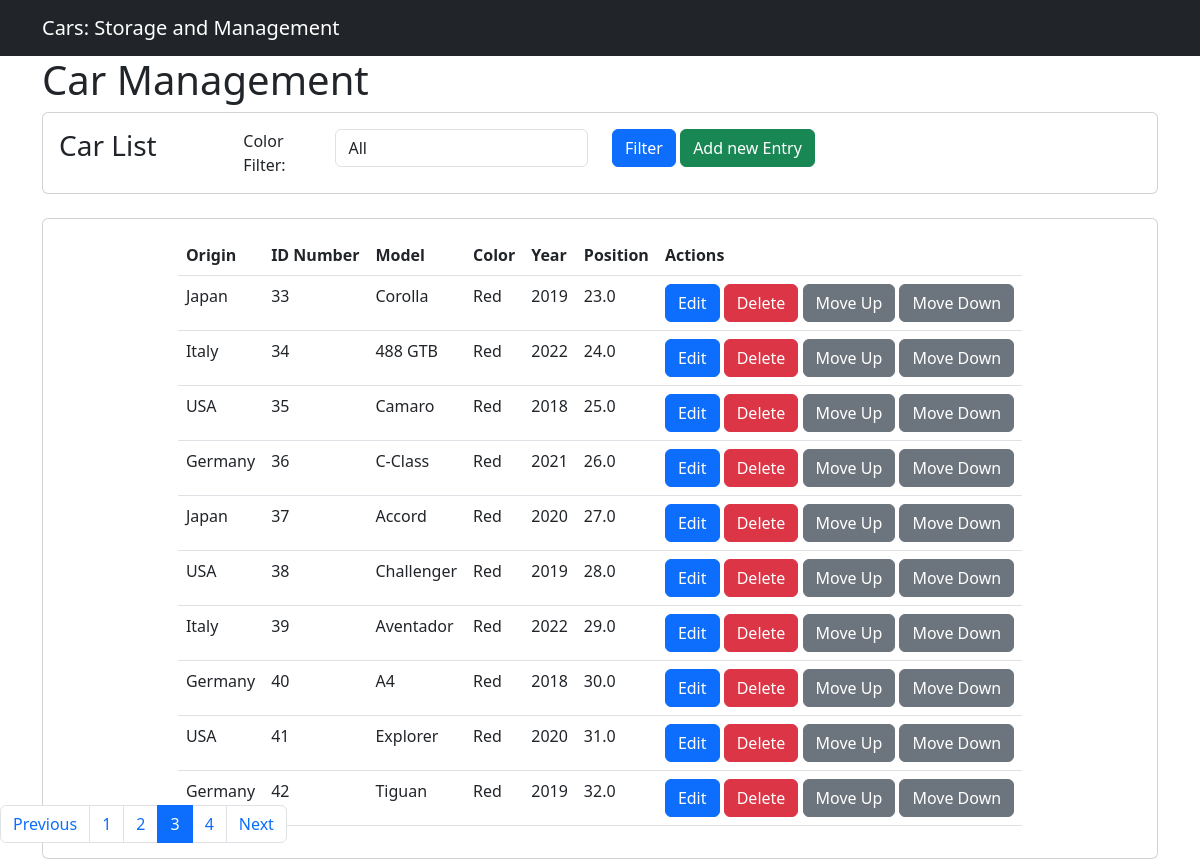
/?color=&page=3, run on the app's committed database.
### car_app/models.py (models this page shows, shortened)
class Car(models.Model):
    origin = models.CharField(max_length=50)
    brand = models.CharField(max_length=50,choices=Brands,default=None)
    model = models.CharField(max_length=50)
    year = models.CharField(max_length=4)
    color = models.CharField(max_length=50,choices=Colors,default=None)
    position=models.FloatField(max_length=50,default=0)
    class Meta:
        ordering = ['position','id']

### car_app/views.py (the view)
# urls.py: path('', views.car_list, name='car_list'),
def car_list(request):
    cars = Car.objects.all()
    colors = Car.objects.order_by().values_list('color', flat=True).distinct()
    selected_color = request.GET.get('color','')
    if selected_color:
        cars = cars.filter(color=selected_color)
    cars = cars.order_by('position', 'id')
    paginator = Paginator(cars, 10)
    page_number = request.GET.get('page')
    cars = paginator.get_page(page_number)
    return render(request, 'car_list.html', {'cars': cars, 'colors': colors, 'selected_color': selected_color})

### car_app/templates/car_list.html (shortened to what this page needs)
{% extends 'base.html' %}
{% block content %}
    <div class="container">
        <h1>Car Management</h1>
        <div class="card" style="width:100%; position:relative; z-index:1;">
            <div class="card-body">
                <form method="get">
                    <div class="row">
                        <div class="col-md-2">
                         <h3 class="card-title">Car List</h3>
                        </div>
                        <div class="col-md-1">
                            <a style="padding-top:2px;">Color Filter:</a>
                           </div>
                        <div class="col-md-3">
                            <select id="color-select" name="color" class="form-control">
                                <option value="">All</option>
                            </select>
                        </div>
                        <div class="col-md-6">
                            <button type="submit" class="btn btn-primary">Filter</button>
                            <button type="button" onclick="window.location.href='{% url 'car_new'%}'" class="btn btn-success">Add new Entry</button>
                        </div>
                      </div>
                </form>
            </div>
        </div>
        <br>
        <div class="card d-flex align-items-center justify-content-center "style="overflow:auto;">
            <div class="card-body">
                <table class="table" id="car_table">
                    <thead >
                        <tr>
                            <th>Origin</th>
                            <th>ID Number</th>
                            <th>Model</th>
                            <th>Color</th>
                            <th>Year</th>
                            <th>Position</th>
                            <th>Actions</th>
                        </tr>
                    </thead>
                    <tbody>
                        {% for car in cars %}
                        <tr data-item-id="{{car.pk}}">
                            <td>{{ car.origin }}</td>
                            <td>{{ car.pk }}</td>
                            <td>{{ car.model }}</td>
                            <td>{{ car.color }}</td>
                            <td>{{ car.year }}</td>
                            <td>{{ car.position }}</td>
                            <td>
                                <a
                                     id="{{car.pk}}"
                                     href='{% url 'car_edit' pk=car.pk %}'
                                     class="btn btn-primary"
                                     data-toggle="modal"
                                     data-target="#carModal">Edit</a>
                                <a href=href='{% url 'car_delete' pk=car.pk %}'
                                    class="btn btn-danger">Delete</a>
                                <a
                                    class="move-up btn btn-secondary"  data-item-id="{{ car.pk }}">Move Up</a>
                                <a
                                    class="move-down btn btn-secondary" data-item-id="{{ car.pk }}">Move Down</a>
                            </td>
                        </tr>
                        {% endfor %}
                    </tbody>
                </table>
            </div>
        </div>
                <nav aria-label="Car list navigation fixed" class="fixed-bottom">
                    <ul class="pagination">
                        {% if cars.has_previous %}
                            <li class="page-item"><a class="page-link" href="?color={{ selected_color }}&page={{ cars.previous_page_number }}">Previous</a></li>
                        {% else %}
                            <li class="page-item disabled"><span class="page-link">Previous</span></li>
                        {% endif %}
                        {% for page in cars.paginator.page_range %}
                            {% if page == cars.number %}
                                <li class="page-item active"><span class="page-link">{{ page }}</span></li>
                            {% else %}
                                <li class="page-item"><a class="page-link" href="?color={{ selected_color }}&page={{ page }}">{{ page }}</a></li>
                            {% endif %}
                        {% endfor %}
                        {% if cars.has_next %}
                            <li class="page-item"><a class="page-link" href="?color={{ selected_color }}&page={{ cars.next_page_number }}">Next</a></li>
                        {% else %}
                            <li class="page-item disabled"><span class="page-link">Next</span></li>
                        {% endif %}
                    </ul>
                </nav>
    </div>
  {% endblock %}

### data on the page
Car: origin "Japan", pk "33", model "Corolla", color "Red", year "2019", position "23.0"
Car: origin "Italy", pk "34", model "488 GTB", color "Red", year "2022", position "24.0"
Car: origin "USA", pk "35", model "Camaro", color "Red", year "2018", position "25.0"
Car: origin "Germany", pk "36", model "C-Class", color "Red", year "2021", position "26.0"
Car: origin "Japan", pk "37", model "Accord", color "Red", year "2020", position "27.0"
Car: origin "USA", pk "38", model "Challenger", color "Red", year "2019", position "28.0"
Car: origin "Italy", pk "39", model "Aventador", color "Red", year "2022", position "29.0"
Car: origin "Germany", pk "40", model "A4", color "Red", year "2018", position "30.0"
Car: origin "USA", pk "41", model "Explorer", color "Red", year "2020", position "31.0"
Car: origin "Germany", pk "42", model "Tiguan", color "Red", year "2019", position "32.0"

### other printed values
{{ page }} "1" "2" "4"
{{ page }} "3"
